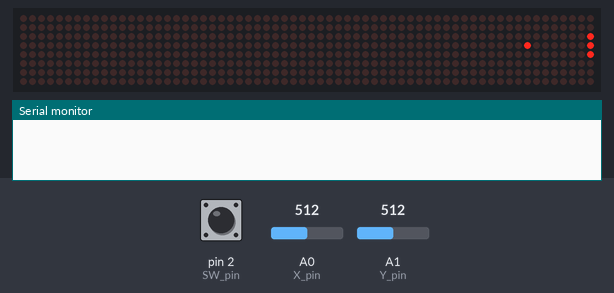
The sketch below on a simulated Arduino Leonardo, built with avr-gcc and run on an emulated ATmega32U4. Shown: 64×8 LED matrix, the last lines printed to the serial monitor. The inputs (shaded band) are chosen by the test bench; at power-on: pin 2 (SW_pin) HIGH, A1 (Y_pin) = 512, A0 (X_pin) = 512. Random numbers use the default seed unless the sketch sets one.

Above: at 1.2 s.
1.3 s: pin 2 (SW_pin) pulled LOW for 0.15 s
At 1.82 s:
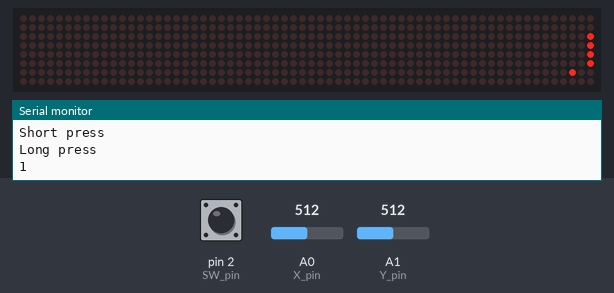
2.0 s: A1 (Y_pin) set to 685
4.7 s: A1 (Y_pin) set to 711
At 6.8 s:
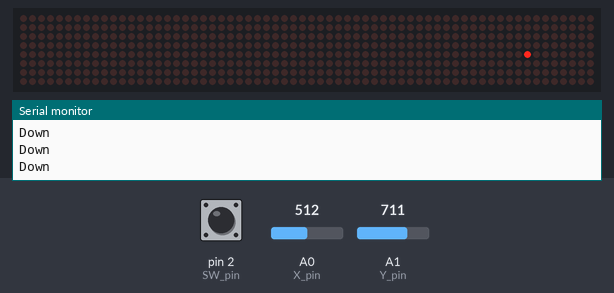
7.7 s: pin 2 (SW_pin) pulled LOW for 1 s
9.3 s: pin 2 (SW_pin) pulled LOW for 0.15 s
At 10.1 s:
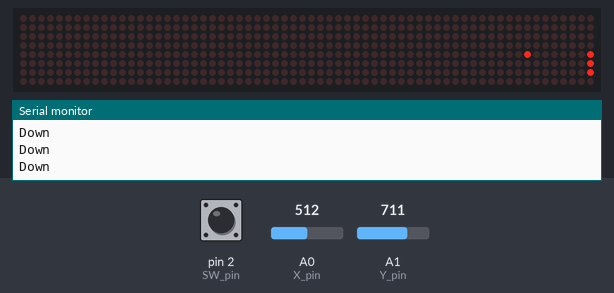
11.7 s: pin 2 (SW_pin) pulled LOW for 3.2 s
At 12.5 s:
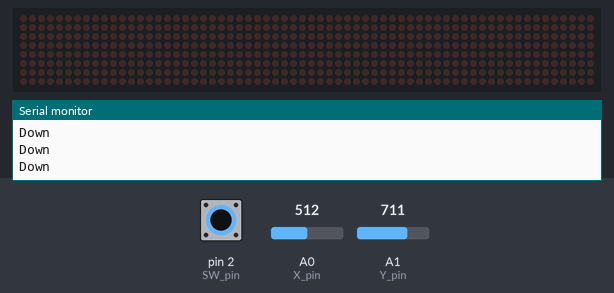
Timing chart, 0 to 14.7 s (numbered marks = the images above; inputs shaded):
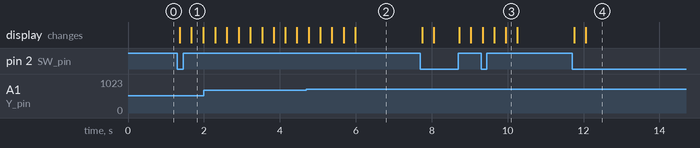

The sketch:

pong_game.ino
```cpp
/*
Rejurhf
21.04.2018
*/
#include <LedControl.h>

//JoyStick conection
const int SW_pin = 2; // digital pin connected to switch output
const int X_pin = 0; // analog pin connected to X output    podłączyć do    !!! A0 !!!
const int Y_pin = 1; // analog pin connected to Y output    podłączyć do    !!! A1 !!!

//8x8 Led conection
int DIN = 5;   //DIN port 5
int CS =  4;   //CS port 4
int CLK = 3;   //CLK port 3
LedControl lc = LedControl(DIN,CLK,CS,0); //LED setup


enum Direction {NORTH_EAST, EAST, SOUTH_EAST, SOUTH_WEST, WEST, NORTH_WEST, NONE};  //All possible ball directions

//ball struct
struct ballStruct{
  int x;            //position on X axis
  int y;            //position on Y axis
  int velocity;      //speed (number of iterations before changing the position)
  enum Direction dir; //direction
 } ball = {.x = 6, .y = 4, .velocity = 5, .dir = NORTH_WEST};

//global variables
byte paddlePos[8] = {0,0,0,0,0,0,0,0};    //paddle array to display
int paddDotPos = 2;         //Position of paddle main dot (-5 - 8)
//********************************************************************
int rSize = 3;              //length of the paddle (number 1-5)
int points = 5;             //number of points you can lost
//********************************************************************
int xCount = 0;             //Counter of X switched in order to commit acction
int yCount = 0;             //Counter of Y switched in order to commit acction
int switchCount = 0;        //Counter of SW switched in order to commit acction
int ballCount = 0;          //Counter of iterations in order to change slow ball
int bounces = 0;            //ball bounces counter

int tmpPrntCount = 0;       //ONLY FOR TESTING, counter for printing array in monitor

long randNumber;            //Random number to choose position and direction of ball
bool roundOver = false;     //After you lost one of POINTS roundOver is set true (reset ball position)
bool waiting = true;        //after you lose one of POINTS start round only after paddle is moved (up or down)

enum Direction tmpDirection = NONE;        //Variable used to save direction of the ball
bool switchReleased = false; //Is set true if switch is released
bool switchPressed = false;  //Is set true if switch is pressed
bool longPress = false;      //Is set true if switch was pressed for a longer time
bool showingBall = true;     //Is set false if ball shouldn'd be displayed on led
bool gameOverScore = false;  //Is set true if all points are lost and score is displayed on led


//*********************************************************************************
//*******************************INITIALIZATION************************************
//*********************************************************************************

void setup() {
  lc.shutdown(0,false);     //The MAX72XX is in power-saving mode on startup
  lc.setIntensity(0,1);     // Set the brightness
  lc.clearDisplay(0);       // and clear the display
  pinMode(SW_pin, INPUT);
  digitalWrite(SW_pin, HIGH);
  Serial.begin(115200);
  convPaddleToSize();   //initial fill paddle array, cause at start is empty
  randomSeed(analogRead(5));    //initialization for random numbers generator (analog input pin 5 is unconnected)
  resetBall(&ball);           //ball on starting position
}

//*********************************************************************************
//*******************************GAME LOOP*****************************************
//*********************************************************************************

void loop() {
  ++ballCount;            //new iteration increse counter
//  ++tmpPrntCount;       //new iteration increase counter
  checkCounters(&ball);      //check if something is switched, and if there is action to do
 /*
  if(tmpPrntCount >= 5){ //ONLY FOR TESTING, display tings in monitor
    tmpPrntCount = 0;     //prints array in monitor every 5 iterations
    Serial.println(rSize);
    printArray(paddlePos);
  }   //after 5 iterations print paddle array and make counter = 0
*/

if(points <= 0){     //After you lost all POINTS (GAME OVER)
  points = 5;         //reset points
  gameOverScore = true;  //game is over and score will be displayed on led
  Serial.println("GAME OVER");    //for tests
  while(true){
    checkCounters(&ball);         //checking if switch was pressed
    if(switchPressed == false){
      showScore(bounces);         //if switch wasn't pressed show score
    }
    else{
      break;                      //if switch was pressed exit the loop
    }
  }
  bounces = 0;                    //reset score
  gameOverScore = false;          //score is not displayed anymore
}

if(roundOver){        //After you lost one of POINTS
  resetPaddle();
  resetBall(&ball);   //reset ball's position and choose random direction

  roundOver = false;
  waiting = true;     //wait for player to move paddle
}

if(!waiting){
  if(ballCount >= ball.velocity){ //ball.velocity - number of iterations to move ball
    ballCount = 0;
    checkCollision(&ball);        //check if ball hit one of edges
    moveBall(&ball);              //change ball's position
    //Serial.println(bounces);    //for test
  }
}

  if(gameOverScore == false){     //not
    lc.clearDisplay(0);           //clear display
    printByte(paddlePos);         //display paddle on a screen
    if(showingBall == true){
      printBall(&ball);           //display ball on the screen
    }
    delay(1);
  }
}


//*********************************************************************************
//*******************************FUNCTIONS*****************************************
//*********************************************************************************

void printArray(byte arr[]){
  for(int i = 0; i < 8; ++i){
    Serial.print(arr[i], DEC);
    Serial.print(", ");
  }
  Serial.println();
}        //print send array in monitor


void printByte(byte character[]){
  for(int i = 0; i < 8; ++i){
    lc.setRow(0,i,character[i]);
  }
}       //print send array on screen


void checkCounters(ballStruct *ballPtr){
  int xRead = analogRead(X_pin);              //Read of analog X in
  int yRead = analogRead(Y_pin);              //Read of analog Y in
  int switchRead = digitalRead(SW_pin);       //Read of digital SW in

  int xDelay = 20;            //Max counter value
  int yDelay = 5;             //Max counter value
  int sPDelay = 3;            //Max counter value
  int lPDelay = 9;            //Max counter value

  if(xRead > 700 && xCount >= 0){             //check if X is switched right, and if there wasnt fast changes between states (>=0)
    ++xCount;                                 //if true add
  }else if(xRead < 300 && xCount <= 0){       //same as above, but for switched left
    --xCount;
  }else if(xRead >= 300 && xRead <= 700 & xCount != 0){     //if not switched and counter != 0, make 0
    xCount = 0;
  }

  if(yRead > 700 && yCount >= 0){             //same as above, but for Y
    ++yCount;
  }else if(yRead < 300 && yCount <= 0){
    --yCount;
  }else if(yRead >= 300 && yRead <= 700 & yCount != 0){
    yCount = 0;
  }

  if(switchRead == 0){             //if Switch presed, increase counter
    ++switchCount;
    switchPressed = true;          //Switch is pressed
    switchReleased = false;        //Switch wasn't released yet
  }else if(switchRead == 1 & switchCount != 0){  //if Switch released and counter != 0, make counter = 0
    switchCount = 0;
    switchPressed = false;         //Switch isn't pressed anymore
    switchReleased = true;         //Switch was released
  }

  if(xCount >= xDelay){       //if X was switched left for 10 iterations print text and make counter = 0
    xCount = 0;
    if(ball.velocity < 10)
      ball.velocity++;
    Serial.print("Right, v: ");
    Serial.println(ball.velocity);
  }else if(xCount <= -xDelay){      //same as above but for X switched Right
    xCount = 0;
    if(ball.velocity > 0)
      ball.velocity--;
    Serial.print("Left, v: ");
    Serial.println(ball.velocity);
  }

  if(yCount >= yDelay){       //if Y was switched down for 10 iterations print text and make counter = 0
    yCount = 0;
    if(paddDotPos < 8){   //if smaller than max value, go down
      ++paddDotPos;
      convPaddleToSize();
    }
    Serial.println("Down");
  }else if(yCount <= -yDelay){      //same as above but for Y switched up
    yCount = 0;
    if(paddDotPos > (-1*rSize)){    //if bigger than min value, go up
      --paddDotPos;
      convPaddleToSize();
    }
    Serial.println("Up");
  }

  if(switchCount == sPDelay){   //if Switch was pressed for 3 iterations print "Short"
    Serial.println("Short press");
    waiting = false;
  }else if(switchCount == lPDelay){
    Serial.println("Long press");
    showingBall = false;         //not showing a ball when score is displayed
    tmpDirection = ballPtr->dir; //remembering direction of the ball
    ballPtr->dir = NONE;         //stopping the ball in place
    longPress = true;
  }else if(switchCount > lPDelay){   //if Switch was pressed for at least 10 iteractions show score
    lc.clearDisplay(0);
    showScore(bounces);          //showing score on led
    if(switchCount != 0 && (switchCount % 10) == 0){
      if(rSize == 5){       //if paddle reach max size make 1 again
        rSize = 1;
        if(paddDotPos < -1)   //if paddle out of screen on the top on index < -1 move the dot
          paddDotPos = -1;    //to index -1 for easier going out of there
      }else if(rSize < 5 && rSize >= 0){
        ++rSize;
      }   //if Switch was pressed for multiple 10 iterations print "Long" change rSize
      convPaddleToSize();
    }
  }
  if(switchReleased == true && longPress == true){
    Serial.println(switchReleased);
    ballPtr->dir = tmpDirection;//giving the ball direction it had before long press of a switch
    switchReleased = false;
    longPress = false;
    showingBall = true;         //ball can be showed now
  }
}       //check if something is switched, and if there is action to do


void convPaddleToSize(){
  for(int i = 0; i < 8; ++i){     //conversion to display paddle array
    if(i >= paddDotPos && i < (paddDotPos + rSize))
      paddlePos[i] = 1;
    else
      paddlePos[i] = 0;
  }
}       //special function to convert paddle from 1 point to rSize paddle

void printBall(ballStruct *ballPtr){
  lc.setLed(0,ballPtr->y, ballPtr->x, true);
}       //Display ball on the screen

void moveBall(ballStruct *ballPtr){
  switch(ballPtr->dir)
  {
    case NORTH_EAST:
      ballPtr->x++;
      ballPtr->y--;
      break;
    case EAST:
      ballPtr->x++;
      break;
    case SOUTH_EAST:
      ballPtr->x++;
      ballPtr->y++;
      break;
    case SOUTH_WEST:
      ballPtr->x--;
      ballPtr->y++;
      break;
    case WEST:
      ballPtr->x--;
      break;
    case NORTH_WEST:
      ballPtr->x--;
      ballPtr->y--;
      break;
    case NONE:
      break;
  }
}       //change ball's position

void resetBall(ballStruct *ballPtr)
{
  //reset ball's position:
  ballPtr->x = 0;
  randNumber = random(2);   //each position has 50% chance
  switch(randNumber)
  {
    case 0:
      ballPtr->y = 3;
      break;
    case 1:
      ballPtr->y = 4;
      break;
  }
  //choose random ball direction:
  randNumber = random(3);   //each direction has 33,3% chance
  switch(randNumber)
  {
    case 0:
      ballPtr->dir = NORTH_EAST;
      break;
    case 1:
      ballPtr->dir = EAST;
      break;
    case 2:
      ballPtr->dir = SOUTH_EAST;
      break;
  }
}

void resetPaddle(){
  if(rSize <= 2)
    paddDotPos = 3;
  else
    paddDotPos = 2;
  convPaddleToSize();
  //printByte(paddlePos);
  Serial.println("reset");
}

void checkCollision(ballStruct *ballPtr){
  if(ballPtr->x == 0 && ballPtr->y == 0)  //top left corner
  {
    if(ballPtr->dir == WEST)
      ballPtr->dir = EAST;
    else if(ballPtr->dir == NORTH_WEST)
      ballPtr->dir = SOUTH_EAST;
  }
  else if(ballPtr->x == 0 && ballPtr->y == 7) //bottom left corner
  {
    if(ballPtr->dir == WEST)
      ballPtr->dir = EAST;
    else if(ballPtr->dir == SOUTH_WEST)
      ballPtr->dir = NORTH_EAST;
  }
  else if(ballPtr->y == 0)    //top edge
  {
    if(ballPtr->dir == NORTH_EAST)
      ballPtr->dir = SOUTH_EAST;
    else if(ballPtr->dir == NORTH_WEST)
      ballPtr->dir = SOUTH_WEST;
  }
  else if(ballPtr->y == 7)    //bottom edge
  {
    if(ballPtr->dir == SOUTH_EAST)
      ballPtr->dir = NORTH_EAST;
    else if(ballPtr->dir == SOUTH_WEST)
      ballPtr->dir = NORTH_WEST;
  }
  else if(ballPtr->x == 0)    //left edge
  {
    randNumber = random(3);   //each direction has 33,3% chance
    switch(randNumber)
    {
      case 0:
        ballPtr->dir = NORTH_EAST;
        break;
      case 1:
        ballPtr->dir = EAST;
        break;
      case 2:
        ballPtr->dir = SOUTH_EAST;
        break;
    }
  }
  else if(ballPtr->x == 7)    //right edge
  {
    if(ballPtr->y >= paddDotPos && ballPtr->y < paddDotPos + rSize)    //ball inside the paddle
    {
      //add bounces:
      bounces++;

      //change directory:
      randNumber = random(5);
      switch(randNumber)
      {
        case 0:         //20% chance
          ballPtr->dir = NORTH_WEST;
          break;
        case 1:         //20% chance
          ballPtr->dir = WEST;
          break;
        case 2:         //20% chance
          ballPtr->dir = SOUTH_WEST;
          break;
        default:         //40% chance
          if(ballPtr->dir == NORTH_EAST)
            ballPtr->dir = NORTH_WEST;
          else if(ballPtr->dir == EAST)
            ballPtr->dir = WEST;
          else if(ballPtr->dir == SOUTH_EAST)
            ballPtr->dir = SOUTH_WEST;
      }
    }
    else    //ball outside the paddle
    {
      points--;      //minus one point
      roundOver = true;     //reset ball's position:
    }
  }
}

void writeDecimal(int score){     //showing decimal part of score on the led
  int numberD;
  numberD = score/10;             //taking decimal part of score
  byte zeroDecimal[8] = {0,0,224,160,160,160,224,0};
  byte oneDecimal[8] = {0,0,32,32,32,32,32,0};
  byte twoDecimal[8] = {0,0,224,32,224,128,224,0};
  byte threeDecimal[8] = {0,0,224,32,96,32,224,0};
  byte fourDecimal[8] = {0,0,160,160,224,32,32,0};
  byte fiveDecimal[8] = {0,0,224,128,224,32,224,0};
  byte sixDecimal[8] = {0,0,224,128,224,160,224,0};
  byte sevenDecimal[8] = {0,0,224,32,32,32,32,0};
  byte eightDecimal[8] = {0,0,224,160,224,160,224,0};
  byte nineDecimal[8] = {0,0,224,160,224,32,224,0};   //saving led display (in bytes) of decimal digits to a variables
  switch(numberD)
  {
    case 1:
    printByte(oneDecimal);
    break;
    case 2:
    printByte(twoDecimal);
    break;
    case 3:
    printByte(threeDecimal);
    break;
    case 4:
    printByte(fourDecimal);
    break;
    case 5:
    printByte(fiveDecimal);
    break;
    case 6:
    printByte(sixDecimal);
    break;
    case 7:
    printByte(sevenDecimal);
    break;
    case 8:
    printByte(eightDecimal);
    break;
    case 9:
    printByte(nineDecimal);
    break;
    default:
    printByte(zeroDecimal);
  }                             //showing decimal digit on led
}

void writeUnity(int score){     //showing unity part of score on the led
  int numberU;
  numberU = score%10;           //taking unity part of score
  byte zeroUnity[8] = {0,0,28,20,20,20,28,0};
  byte oneUnity[8] = {0,0,4,4,4,4,4,0};
  byte twoUnity[8] = {0,0,28,4,28,16,28,0};
  byte threeUnity[8] = {0,0,28,4,12,4,28,0};
  byte fourUnity[8] = {0,0,20,20,28,4,4,0};
  byte fiveUnity[8] = {0,0,28,16,28,4,28,0};
  byte sixUnity[8] = {0,0,28,16,28,20,28,0};
  byte sevenUnity[8] = {0,0,28,4,4,4,4,0};
  byte eightUnity[8] = {0,0,28,20,28,20,28,0};
  byte nineUnity[8] = {0,0,28,20,28,4,28,0};   //saving led display (in bytes) of unity digits to a variables
  switch(numberU)
  {
    case 1:
    printByte(oneUnity);
    break;
    case 2:
    printByte(twoUnity);
    break;
    case 3:
    printByte(threeUnity);
    break;
    case 4:
    printByte(fourUnity);
    break;
    case 5:
    printByte(fiveUnity);
    break;
    case 6:
    printByte(sixUnity);
    break;
    case 7:
    printByte(sevenUnity);
    break;
    case 8:
    printByte(eightUnity);
    break;
    case 9:
    printByte(nineUnity);
    break;
    default:
    printByte(zeroUnity);
  }                            //showing unity digit on led
}

void showScore(int score){     //showing score on the led
  if(score >= 700){
    score = 699;               //points limit
  }
  for(int i = 0; i < score/100; ++i){
    lc.setLed(0,0,i,true);     //displaying hundredth part of score
  }
  writeDecimal(score);         //displaying decimal part of score
  writeUnity(score);           //displaying unity part of score
}
```

Measured:
- the behaviour switches between 700 and 701 on A1 (Y_pin) (found by bisection; images 1 and 2)
- after the input at 1.3 s, the display: first changes after 0.07 s (image 1 shows a later state)
- after the input at 11.7 s, the display: first changes after 0.05 s (image 4 shows a later state)
